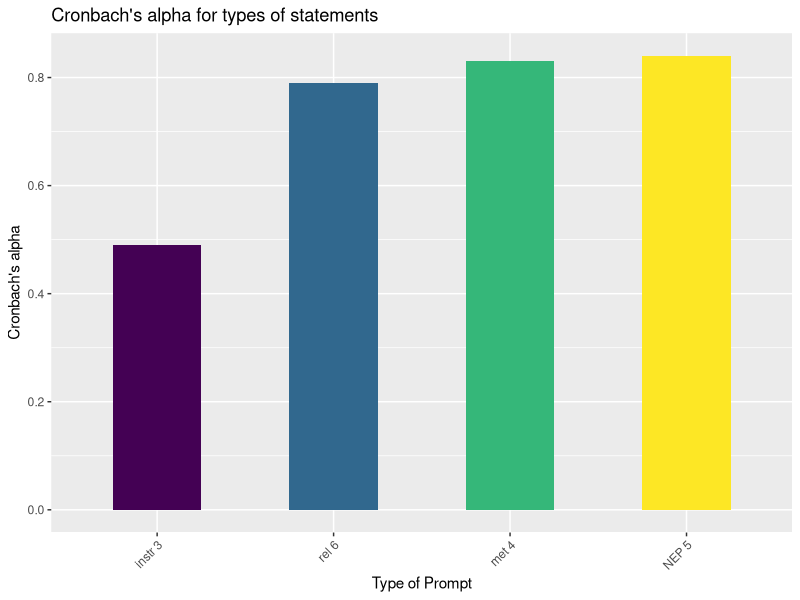
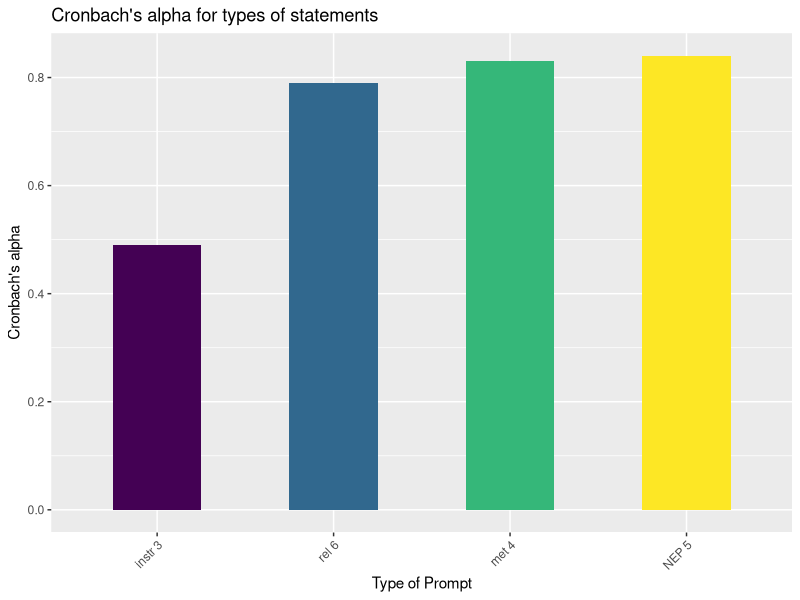

Write the R code that produced these figures, in order.
## ---- chunk 1
knitr::opts_chunk$set(echo = TRUE)
## ---- chunk 2
library(stats) # for PCA & FA
library(psych) # for PCA

setwd("/Users/sarahklain/Documents/R_2015/navi")
ev_mt <- read.csv("ev_mt.csv")

## ---- chunk 3
mt_val <- (ev_mt[3:23]) 
str(mt_val)
alpha(mt_val, check.keys = TRUE)
## ---- chunk 4
mt_nep <- (ev_mt[3:7]) 
str(mt_nep)
alpha(mt_nep, check.keys = TRUE)
## ---- chunk 5
mt_met <- read.csv("met_mt.csv")
str(mt_met)
alpha(mt_met, check.keys = TRUE)
## ---- chunk 6
mt_rel <- read.csv("mt_rel.csv")
str(mt_rel)
alpha(mt_rel, check.keys = TRUE)
## ---- chunk 7
mt_ins <- read.csv("mt_inst.csv")
str(mt_ins)
alpha(mt_ins, check.keys = TRUE)
## ---- chunk 8
mt_ins <- read.csv("mt_mor_t.csv")
mt_ins1 <- (mt_ins[1:2])
str(mt_ins1)
alpha(mt_ins, check.keys = TRUE)
## ---- chunk 9
library(ggplot2)
library(viridis)
library(dplyr)

cr <- read.csv("cron_a.csv")

cron <- cr %>% 
  tbl_df

cron2 <- cron %>% 
  mutate(prompt = reorder(prompt, alpha)) %>% 
  arrange(alpha)

cron_bar <- ggplot(cron2, aes(x = prompt, y = alpha, fill = prompt)) +
  geom_bar(stat = "identity", width = 0.5) +
  scale_fill_viridis(discrete=TRUE, option = "viridis") +
  xlab("Type of Prompt") +
  ylab("Cronbach's alpha") +
  ggtitle("Cronbach's alpha for types of statements") +
  theme(axis.text.x = element_text(angle = 45, hjust = 1), legend.position="none") 
  #coord_cartesian(xlim = c(1, 5)) 

cron_bar

ggsave ("cron_bar.pdf", width = 9, height = 4)
